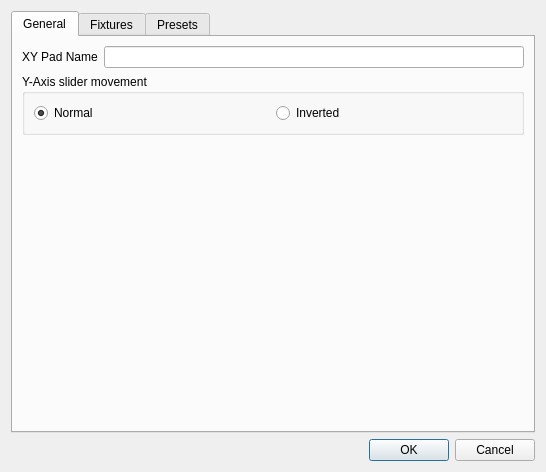
<?xml version="1.0" encoding="UTF-8"?>
<ui version="4.0">
 <author>Massimo Callegari</author>
 <comment>
  Q Light Controller Plus
  vcxypadproperties.ui

  Copyright (c) 2015 Massimo Callegari

  Licensed under the Apache License, Version 2.0 (the "License");
  you may not use this file except in compliance with the License.
  You may obtain a copy of the License at

      http://www.apache.org/licenses/LICENSE-2.0.txt

  Unless required by applicable law or agreed to in writing, software
  distributed under the License is distributed on an "AS IS" BASIS,
  WITHOUT WARRANTIES OR CONDITIONS OF ANY KIND, either express or implied.
  See the License for the specific language governing permissions and
  limitations under the License.
 </comment>
 <class>VCXYPadProperties</class>
 <widget class="QDialog" name="VCXYPadProperties">
  <property name="geometry">
   <rect>
    <x>0</x>
    <y>0</y>
    <width>546</width>
    <height>472</height>
   </rect>
  </property>
  <property name="windowTitle">
   <string>XY Pad Properties</string>
  </property>
  <layout class="QGridLayout" name="gridLayout_2">
   <item row="2" column="0">
    <widget class="QDialogButtonBox" name="m_buttonBox">
     <property name="orientation">
      <enum>Qt::Horizontal</enum>
     </property>
     <property name="standardButtons">
      <set>QDialogButtonBox::Cancel|QDialogButtonBox::Ok</set>
     </property>
    </widget>
   </item>
   <item row="1" column="0">
    <widget class="QTabWidget" name="m_tab">
     <property name="currentIndex">
      <number>0</number>
     </property>
     <widget class="QWidget" name="general">
      <attribute name="title">
       <string>General</string>
      </attribute>
      <layout class="QGridLayout" name="gridLayout_5">
       <item row="2" column="0" colspan="2">
        <widget class="QFrame" name="frame">
         <property name="frameShape">
          <enum>QFrame::NoFrame</enum>
         </property>
         <property name="frameShadow">
          <enum>QFrame::Raised</enum>
         </property>
         <layout class="QVBoxLayout" name="verticalLayout">
          <property name="leftMargin">
           <number>0</number>
          </property>
          <property name="topMargin">
           <number>0</number>
          </property>
          <property name="rightMargin">
           <number>0</number>
          </property>
          <property name="bottomMargin">
           <number>0</number>
          </property>
          <item>
           <layout class="QHBoxLayout" name="m_extInputLayout"/>
          </item>
          <item>
           <layout class="QHBoxLayout" name="m_sizeInputLayout"/>
          </item>
         </layout>
        </widget>
       </item>
       <item row="3" column="0" colspan="2">
        <spacer name="verticalSpacer_2">
         <property name="orientation">
          <enum>Qt::Vertical</enum>
         </property>
         <property name="sizeHint" stdset="0">
          <size>
           <width>20</width>
           <height>40</height>
          </size>
         </property>
        </spacer>
       </item>
       <item row="0" column="0">
        <widget class="QLabel" name="m_nameLabel">
         <property name="text">
          <string>XY Pad Name</string>
         </property>
        </widget>
       </item>
       <item row="0" column="1">
        <widget class="QLineEdit" name="m_nameEdit">
         <property name="toolTip">
          <string>The name of this XY Pad</string>
         </property>
        </widget>
       </item>
       <item row="1" column="0" colspan="2">
        <widget class="QGroupBox" name="groupBox_3">
         <property name="title">
          <string>Y-Axis slider movement</string>
         </property>
         <layout class="QHBoxLayout" name="horizontalLayout">
          <item>
           <widget class="QRadioButton" name="m_YNormalRadio">
            <property name="text">
             <string>Normal</string>
            </property>
            <property name="checked">
             <bool>true</bool>
            </property>
           </widget>
          </item>
          <item>
           <widget class="QRadioButton" name="m_YInvertedRadio">
            <property name="text">
             <string>Inverted</string>
            </property>
           </widget>
          </item>
         </layout>
        </widget>
       </item>
      </layout>
     </widget>
     <widget class="QWidget" name="fixtures">
      <attribute name="title">
       <string>Fixtures</string>
      </attribute>
      <layout class="QGridLayout" name="gridLayout">
       <item row="0" column="0" rowspan="4">
        <widget class="QTreeWidget" name="m_tree">
         <property name="toolTip">
          <string>List of fixtures that are controlled by this pad</string>
         </property>
         <property name="showDropIndicator" stdset="0">
          <bool>false</bool>
         </property>
         <property name="alternatingRowColors">
          <bool>true</bool>
         </property>
         <property name="selectionMode">
          <enum>QAbstractItemView::ExtendedSelection</enum>
         </property>
         <property name="rootIsDecorated">
          <bool>false</bool>
         </property>
         <property name="itemsExpandable">
          <bool>false</bool>
         </property>
         <property name="allColumnsShowFocus">
          <bool>true</bool>
         </property>
         <property name="expandsOnDoubleClick">
          <bool>false</bool>
         </property>
         <column>
          <property name="text">
           <string>Fixture</string>
          </property>
         </column>
         <column>
          <property name="text">
           <string>X-Axis</string>
          </property>
         </column>
         <column>
          <property name="text">
           <string>Y-Axis</string>
          </property>
         </column>
        </widget>
       </item>
       <item row="0" column="1">
        <widget class="QToolButton" name="m_addButton">
         <property name="toolTip">
          <string>Add fixture(s) to the pad</string>
         </property>
         <property name="text">
          <string notr="true">...</string>
         </property>
         <property name="icon">
          <iconset resource="../qlcui.qrc">
           <normaloff>:/edit_add.png</normaloff>:/edit_add.png</iconset>
         </property>
         <property name="iconSize">
          <size>
           <width>32</width>
           <height>32</height>
          </size>
         </property>
        </widget>
       </item>
       <item row="1" column="1">
        <widget class="QToolButton" name="m_removeButton">
         <property name="toolTip">
          <string>Remove selected fixture(s) from the pad</string>
         </property>
         <property name="text">
          <string notr="true">...</string>
         </property>
         <property name="icon">
          <iconset resource="../qlcui.qrc">
           <normaloff>:/edit_remove.png</normaloff>:/edit_remove.png</iconset>
         </property>
         <property name="iconSize">
          <size>
           <width>32</width>
           <height>32</height>
          </size>
         </property>
        </widget>
       </item>
       <item row="2" column="1">
        <widget class="QToolButton" name="m_editButton">
         <property name="toolTip">
          <string>Edit the selected fixture's axis</string>
         </property>
         <property name="text">
          <string notr="true">...</string>
         </property>
         <property name="icon">
          <iconset resource="../qlcui.qrc">
           <normaloff>:/edit.png</normaloff>:/edit.png</iconset>
         </property>
         <property name="iconSize">
          <size>
           <width>32</width>
           <height>32</height>
          </size>
         </property>
        </widget>
       </item>
       <item row="4" column="0">
        <widget class="QGroupBox" name="groupBox">
         <property name="title">
          <string>Range Display Mode</string>
         </property>
         <layout class="QHBoxLayout" name="horizontalLayout_4">
          <item>
           <widget class="QRadioButton" name="m_degreesRadio">
            <property name="text">
             <string>Degrees</string>
            </property>
            <property name="checked">
             <bool>true</bool>
            </property>
           </widget>
          </item>
          <item>
           <widget class="QRadioButton" name="m_percentageRadio">
            <property name="text">
             <string>Percentage</string>
            </property>
            <property name="checked">
             <bool>false</bool>
            </property>
           </widget>
          </item>
          <item>
           <widget class="QRadioButton" name="m_dmxRadio">
            <property name="text">
             <string>DMX</string>
            </property>
           </widget>
          </item>
         </layout>
        </widget>
       </item>
       <item row="3" column="1">
        <spacer name="verticalSpacer">
         <property name="orientation">
          <enum>Qt::Vertical</enum>
         </property>
         <property name="sizeHint" stdset="0">
          <size>
           <width>20</width>
           <height>142</height>
          </size>
         </property>
        </spacer>
       </item>
      </layout>
     </widget>
     <widget class="QWidget" name="presets">
      <attribute name="title">
       <string>Presets</string>
      </attribute>
      <layout class="QGridLayout" name="gridLayout_4">
       <item row="0" column="0">
        <layout class="QHBoxLayout" name="horizontalLayout_3">
         <item>
          <widget class="QTreeWidget" name="m_presetsTree">
           <property name="sizePolicy">
            <sizepolicy hsizetype="MinimumExpanding" vsizetype="Expanding">
             <horstretch>0</horstretch>
             <verstretch>0</verstretch>
            </sizepolicy>
           </property>
           <property name="rootIsDecorated">
            <bool>false</bool>
           </property>
           <property name="itemsExpandable">
            <bool>false</bool>
           </property>
           <column>
            <property name="text">
             <string>Name</string>
            </property>
           </column>
          </widget>
         </item>
         <item>
          <layout class="QVBoxLayout" name="m_presetLayout">
           <item>
            <widget class="QPushButton" name="m_addPositionButton">
             <property name="text">
              <string>Add position</string>
             </property>
             <property name="icon">
              <iconset resource="../qlcui.qrc">
               <normaloff>:/xypad.png</normaloff>:/xypad.png</iconset>
             </property>
            </widget>
           </item>
           <item>
            <widget class="QPushButton" name="m_addEfxButton">
             <property name="text">
              <string>Add EFX</string>
             </property>
             <property name="icon">
              <iconset resource="../qlcui.qrc">
               <normaloff>:/efx.png</normaloff>:/efx.png</iconset>
             </property>
            </widget>
           </item>
           <item>
            <widget class="QPushButton" name="m_addSceneButton">
             <property name="text">
              <string>Add Scene</string>
             </property>
             <property name="icon">
              <iconset resource="../qlcui.qrc">
               <normaloff>:/scene.png</normaloff>:/scene.png</iconset>
             </property>
            </widget>
           </item>
           <item>
            <widget class="QPushButton" name="m_addFxGroupButton">
             <property name="text">
              <string>Add Fixture Group</string>
             </property>
             <property name="icon">
              <iconset resource="../qlcui.qrc">
               <normaloff>:/group.png</normaloff>:/group.png</iconset>
             </property>
            </widget>
           </item>
           <item>
            <widget class="QPushButton" name="m_removePresetButton">
             <property name="text">
              <string>Remove</string>
             </property>
             <property name="icon">
              <iconset resource="../qlcui.qrc">
               <normaloff>:/edit_remove.png</normaloff>:/edit_remove.png</iconset>
             </property>
            </widget>
           </item>
           <item>
            <widget class="QPushButton" name="m_moveUpPresetButton">
             <property name="text">
              <string>Move Up</string>
             </property>
             <property name="icon">
              <iconset resource="../qlcui.qrc">
               <normaloff>:/up.png</normaloff>:/up.png</iconset>
             </property>
            </widget>
           </item>
           <item>
            <widget class="QPushButton" name="m_moveDownPresetButton">
             <property name="text">
              <string>Move Down</string>
             </property>
             <property name="icon">
              <iconset resource="../qlcui.qrc">
               <normaloff>:/down.png</normaloff>:/down.png</iconset>
             </property>
            </widget>
           </item>
           <item>
            <layout class="QHBoxLayout" name="horizontalLayout_2">
             <item>
              <widget class="QLabel" name="label">
               <property name="sizePolicy">
                <sizepolicy hsizetype="Minimum" vsizetype="Preferred">
                 <horstretch>0</horstretch>
                 <verstretch>0</verstretch>
                </sizepolicy>
               </property>
               <property name="text">
                <string>Preset name</string>
               </property>
              </widget>
             </item>
             <item>
              <widget class="QLineEdit" name="m_presetNameEdit">
               <property name="sizePolicy">
                <sizepolicy hsizetype="MinimumExpanding" vsizetype="Fixed">
                 <horstretch>0</horstretch>
                 <verstretch>0</verstretch>
                </sizepolicy>
               </property>
              </widget>
             </item>
            </layout>
           </item>
          </layout>
         </item>
        </layout>
       </item>
       <item row="1" column="0">
        <widget class="QFrame" name="frame_3">
         <property name="frameShape">
          <enum>QFrame::NoFrame</enum>
         </property>
         <property name="frameShadow">
          <enum>QFrame::Raised</enum>
         </property>
         <layout class="QVBoxLayout" name="verticalLayout_2">
          <property name="leftMargin">
           <number>0</number>
          </property>
          <property name="topMargin">
           <number>0</number>
          </property>
          <property name="rightMargin">
           <number>0</number>
          </property>
          <property name="bottomMargin">
           <number>0</number>
          </property>
          <item>
           <layout class="QVBoxLayout" name="m_presetInputLayout"/>
          </item>
         </layout>
        </widget>
       </item>
      </layout>
     </widget>
    </widget>
   </item>
  </layout>
 </widget>
 <resources>
  <include location="../qlcui.qrc"/>
 </resources>
 <connections>
  <connection>
   <sender>m_buttonBox</sender>
   <signal>accepted()</signal>
   <receiver>VCXYPadProperties</receiver>
   <slot>accept()</slot>
   <hints>
    <hint type="sourcelabel">
     <x>266</x>
     <y>390</y>
    </hint>
    <hint type="destinationlabel">
     <x>157</x>
     <y>274</y>
    </hint>
   </hints>
  </connection>
  <connection>
   <sender>m_buttonBox</sender>
   <signal>rejected()</signal>
   <receiver>VCXYPadProperties</receiver>
   <slot>reject()</slot>
   <hints>
    <hint type="sourcelabel">
     <x>334</x>
     <y>390</y>
    </hint>
    <hint type="destinationlabel">
     <x>286</x>
     <y>274</y>
    </hint>
   </hints>
  </connection>
  <connection>
   <sender>m_addButton</sender>
   <signal>clicked()</signal>
   <receiver>VCXYPadProperties</receiver>
   <slot>slotAddClicked()</slot>
   <hints>
    <hint type="sourcelabel">
     <x>400</x>
     <y>115</y>
    </hint>
    <hint type="destinationlabel">
     <x>438</x>
     <y>15</y>
    </hint>
   </hints>
  </connection>
  <connection>
   <sender>m_removeButton</sender>
   <signal>clicked()</signal>
   <receiver>VCXYPadProperties</receiver>
   <slot>slotRemoveClicked()</slot>
   <hints>
    <hint type="sourcelabel">
     <x>400</x>
     <y>155</y>
    </hint>
    <hint type="destinationlabel">
     <x>439</x>
     <y>87</y>
    </hint>
   </hints>
  </connection>
  <connection>
   <sender>m_editButton</sender>
   <signal>clicked()</signal>
   <receiver>VCXYPadProperties</receiver>
   <slot>slotEditClicked()</slot>
   <hints>
    <hint type="sourcelabel">
     <x>400</x>
     <y>195</y>
    </hint>
    <hint type="destinationlabel">
     <x>416</x>
     <y>159</y>
    </hint>
   </hints>
  </connection>
  <connection>
   <sender>m_tree</sender>
   <signal>currentItemChanged(QTreeWidgetItem*,QTreeWidgetItem*)</signal>
   <receiver>VCXYPadProperties</receiver>
   <slot>slotSelectionChanged(QTreeWidgetItem*)</slot>
   <hints>
    <hint type="sourcelabel">
     <x>161</x>
     <y>162</y>
    </hint>
    <hint type="destinationlabel">
     <x>3</x>
     <y>154</y>
    </hint>
   </hints>
  </connection>
  <connection>
   <sender>m_tree</sender>
   <signal>itemDoubleClicked(QTreeWidgetItem*,int)</signal>
   <receiver>VCXYPadProperties</receiver>
   <slot>slotEditClicked()</slot>
   <hints>
    <hint type="sourcelabel">
     <x>41</x>
     <y>147</y>
    </hint>
    <hint type="destinationlabel">
     <x>4</x>
     <y>73</y>
    </hint>
   </hints>
  </connection>
 </connections>
 <slots>
  <slot>slotAddClicked()</slot>
  <slot>slotRemoveClicked()</slot>
  <slot>slotEditClicked()</slot>
  <slot>slotSelectionChanged(QTreeWidgetItem*)</slot>
  <slot>slotItemDoubleClicked(QTreeWidgetItem*)</slot>
  <slot>slotPanChooseClicked()</slot>
  <slot>slotTiltChooseClicked()</slot>
  <slot>slotPanAutoDetectToggled(bool)</slot>
  <slot>slotTiltAutoDetectToggled(bool)</slot>
 </slots>
</ui>
